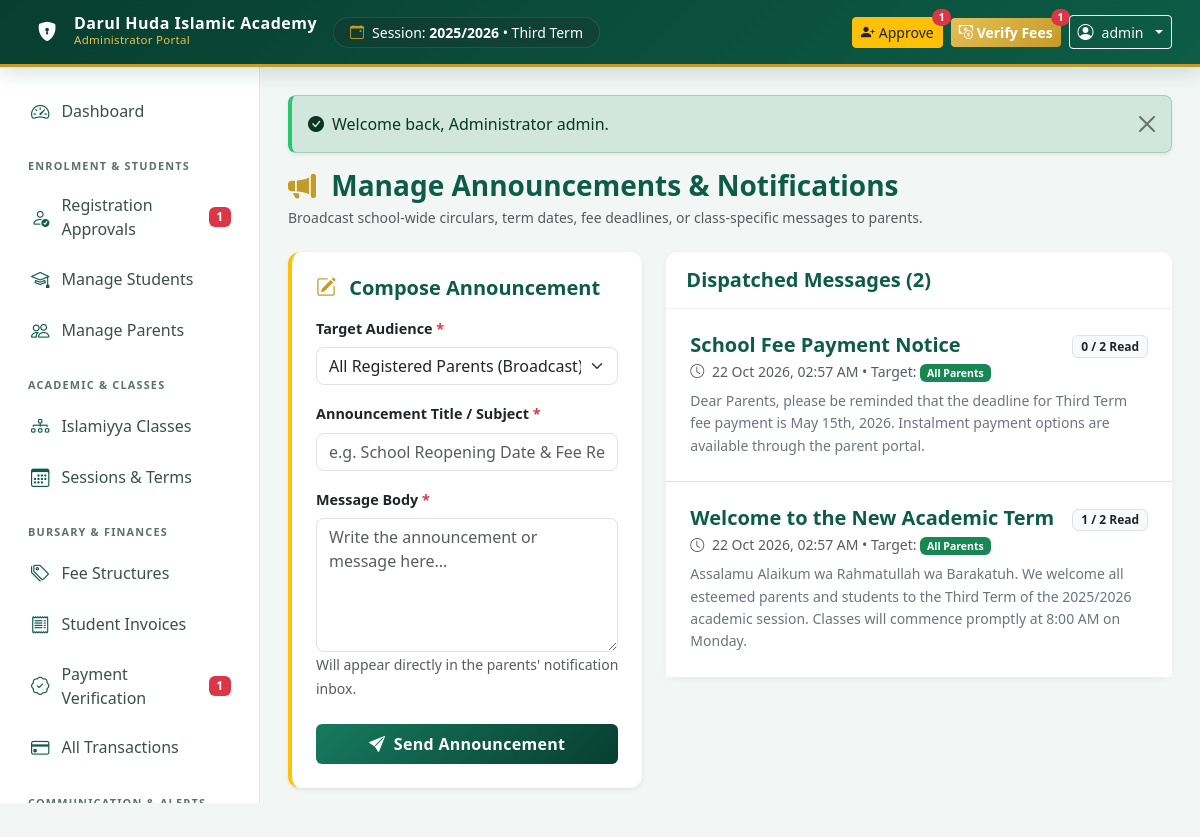
The page /admin/notifications.php (signed in) on the database its author committed.
### tables this page shows
CREATE TABLE `academic_terms` (
  `id` INT AUTO_INCREMENT PRIMARY KEY,
  `session_id` INT NOT NULL,
  `term_name` VARCHAR(50) NOT NULL,  
  `start_date` DATE NULL,
  `end_date` DATE NULL,
  `is_current` TINYINT(1) NOT NULL DEFAULT 0,
  `created_at` TIMESTAMP DEFAULT CURRENT_TIMESTAMP,
  CONSTRAINT `fk_term_session` FOREIGN KEY (`session_id`) REFERENCES `academic_sessions` (`id`) ON DELETE CASCADE
);

CREATE TABLE `academic_sessions` (
  `id` INT AUTO_INCREMENT PRIMARY KEY,
  `session_name` VARCHAR(50) NOT NULL UNIQUE,  
  `is_current` TINYINT(1) NOT NULL DEFAULT 0,
  `created_at` TIMESTAMP DEFAULT CURRENT_TIMESTAMP
);

CREATE TABLE `notifications` (
  `id` INT AUTO_INCREMENT PRIMARY KEY,
  `sender_id` INT NOT NULL,
  `title` VARCHAR(150) NOT NULL,
  `message` TEXT NOT NULL,
  `target_type` ENUM('all', 'selected_parent', 'class') NOT NULL DEFAULT 'all',
  `target_parent_id` INT NULL,
  `target_class_id` INT NULL,
  `created_at` TIMESTAMP DEFAULT CURRENT_TIMESTAMP,
  CONSTRAINT `fk_notif_sender` FOREIGN KEY (`sender_id`) REFERENCES `users` (`id`) ON DELETE CASCADE,
  CONSTRAINT `fk_notif_target_parent` FOREIGN KEY (`target_parent_id`) REFERENCES `parents` (`id`) ON DELETE SET NULL,
  CONSTRAINT `fk_notif_target_class` FOREIGN KEY (`target_class_id`) REFERENCES `classes` (`id`) ON DELETE SET NULL
);

### config/app.php (called while the page is built, shortened)
<?php
function get_school_settings(): array {
    static $settings = null;
    if ($settings === null) {
        try {
            $pdo = get_db_connection();
            $stmt = $pdo->query("SELECT setting_key, setting_value FROM school_settings");
            $rows = $stmt->fetchAll();
            $settings = [];
            foreach ($rows as $row) {
                $settings[$row['setting_key']] = $row['setting_value'];
            }
        } catch (Exception $e) {
            $settings = [
                'school_name' => 'Darul Huda Islamic Academy',
                'school_motto' => 'Excellence in Quranic & Islamic Education',
                'school_phone' => '+234 803 123 4567',
                'school_email' => 'info@darulhuda.edu.ng',
                'school_address' => 'Plot 14, Al-Hikmah Way, Abuja, Nigeria',
                'currency_symbol' => '₦',
                'currency_code' => 'NGN',
                'bank_name' => 'Jaiz Bank PLC',
                'bank_account_name' => 'Darul Huda Islamic Academy',
                'bank_account_number' => '0012345678',
            ];
        }
    }
    return $settings;
}
function get_setting(string $key, string $default = ''): string {
    $settings = get_school_settings();
    return $settings[$key] ?? $default;
}

### admin/notifications.php (the view, shortened to what this page needs)
<?php
$active_tab = "notifications";
require_once __DIR__ . '/../includes/admin_header.php';
$pdo = get_db_connection();
$pre_selected_parent_id = (int)($_GET['target_parent_id'] ?? 0);
$stmt_history = $pdo->query("
    SELECT
        n.*,
        u.username as sender_name,
        c.class_name as target_class_name,
        pt.full_name as target_parent_name,
        COUNT(nr.id) as total_recipients,
        SUM(CASE WHEN nr.is_read = 1 THEN 1 ELSE 0 END) as total_read
    FROM notifications n
    JOIN users u ON n.sender_id = u.id
    LEFT JOIN classes c ON n.target_class_id = c.id
    LEFT JOIN parents pt ON n.target_parent_id = pt.id
    LEFT JOIN notification_recipients nr ON n.id = nr.notification_id
    GROUP BY n.id
    ORDER BY n.id DESC
");
$history = $stmt_history->fetchAll();
?>
<div class="d-flex flex-wrap justify-content-between align-items-center mb-4">
    <div>
        <h3 class="fw-bold text-islamic mb-1">
            <i class="bi bi-megaphone-fill text-gold me-2"></i> Manage Announcements & Notifications
        </h3>
        <p class="text-muted small mb-0">Broadcast school-wide circulars, term dates, fee deadlines, or class-specific messages to parents.</p>
    </div>
</div>
<div class="row g-4">
    <div class="col-lg-5">
        <div class="card card-modern p-4 shadow-sm border-start border-4 border-warning">
            <h5 class="fw-bold text-islamic mb-3">
                <i class="bi bi-pencil-square text-gold me-2"></i> Compose Announcement
            </h5>
            <form method="POST" action="">
                <div class="mb-3">
                    <label class="form-label fw-semibold">Target Audience <span class="text-danger">*</span></label>
                    <select name="target_type" id="target_type_select" class="form-select" required>
                        <option value="all" <?= $pre_selected_parent_id == 0 ? 'selected' : '' ?>>All Registered Parents (Broadcast)</option>
                    </select>
                </div>
                <div class="mb-3">
                    <label class="form-label fw-semibold">Announcement Title / Subject <span class="text-danger">*</span></label>
                    <input type="text" name="title" class="form-control" required placeholder="e.g. School Reopening Date & Fee Reminders">
                </div>
                <div class="mb-4">
                    <label class="form-label fw-semibold">Message Body <span class="text-danger">*</span></label>
                    <textarea name="message" class="form-control" rows="5" required placeholder="Write the announcement or message here..."></textarea>
                    <small class="text-muted">Will appear directly in the parents' notification inbox.</small>
                </div>
                <button type="submit" name="send_notification" value="1" class="btn btn-islamic w-100 py-2 fw-semibold">
                    <i class="bi bi-send-fill me-1"></i> Send Announcement
                </button>
            </form>
        </div>
    </div>
    <div class="col-lg-7">
        <div class="card card-modern">
            <div class="card-header bg-white d-flex justify-content-between align-items-center py-3">
                <h5 class="mb-0 text-islamic fw-bold">Dispatched Messages (<?= count($history) ?>)</h5>
            </div>
            <div class="card-body p-0">
                <?php if (empty($history)): ?>
                    <p class="text-center py-5 text-muted">No notifications sent yet.</p>
                <?php else: ?>
                    <div class="list-group list-group-flush">
                        <?php foreach ($history as $h): ?>
                            <div class="list-group-item p-4">
                                <div class="d-flex justify-content-between align-items-start mb-2">
                                    <div>
                                        <h5 class="fw-bold text-islamic mb-1"><?= e($h['title']) ?></h5>
                                        <div class="small text-muted">
                                            <i class="bi bi-clock me-1"></i> <?= format_date($h['created_at'], 'd M Y, h:i A') ?> &bull;
                                            Target:
                                            <?php if ($h['target_type'] === 'all'): ?>
                                                <span class="badge bg-success">All Parents</span>
                                            <?php elseif ($h['target_type'] === 'class'): ?>
                                                <span class="badge bg-primary">Class: <?= e($h['target_class_name']) ?></span>
                                            <?php else: ?>
                                                <span class="badge bg-gold text-dark"><?= e($h['target_parent_name']) ?></span>
                                            <?php endif; ?>
                                        </div>
                                    </div>
                                    <div class="text-end">
                                        <span class="badge bg-light text-dark border">
                                            <?= $h['total_read'] ?> / <?= $h['total_recipients'] ?> Read
                                        </span>
                                    </div>
                                </div>
                                <p class="mb-0 text-secondary small" style="line-height: 1.6;">
                                    <?= nl2br(e($h['message'])) ?>
                                </p>
                            </div>
                        <?php endforeach; ?>
                    </div>
                <?php endif; ?>
            </div>
        </div>
    </div>
</div>
<?php require_once __DIR__ . '/../includes/admin_footer.php'; ?>

### includes/admin_header.php (shortened to what this page needs)
<?php
$school_name = get_setting('school_name', 'Darul Huda Islamic Academy');
$cur_info = get_current_session_term();
$pending_payments = get_pending_payment_count();
$pending_registrations = get_pending_registration_count();
?>
<!DOCTYPE html>
<html lang="en">
<head>
    <link href="https://cdn.jsdelivr.net/npm/bootstrap@5.3.3/dist/css/bootstrap.min.css" rel="stylesheet">
    <link rel="stylesheet" href="https://cdn.jsdelivr.net/npm/bootstrap-icons@1.11.3/font/bootstrap-icons.min.css">
    <link rel="stylesheet" href="<?= BASE_URL ?>/assets/css/style.css">
</head>
<body>
<nav class="navbar navbar-expand-lg navbar-dark navbar-islamic sticky-top py-2 px-3">
    <div class="container-fluid">
        <a class="navbar-brand d-flex align-items-center" href="<?= BASE_URL ?>/admin/index.php">
            <div class="stat-icon bg-gold text-white me-2" style="width: 38px; height: 38px; font-size: 1.2rem;">
                <i class="bi bi-shield-lock-fill"></i>
            </div>
            <div>
                <span class="navbar-brand-text d-block lh-1 fs-6"><?= e($school_name) ?></span>
                <span class="navbar-brand-subtitle">Administrator Portal</span>
            </div>
        </a>
        <div class="d-none d-md-flex align-items-center bg-dark bg-opacity-25 px-3 py-1 rounded-pill text-white small border border-light border-opacity-10">
            <i class="bi bi-calendar-event text-gold me-2"></i>
            <span>Session: <strong><?= e($cur_info['session_name']) ?></strong> &bull; <?= e($cur_info['term_name']) ?></span>
        </div>
        <div class="ms-auto d-flex align-items-center gap-2">
            <?php if ($pending_registrations > 0): ?>
                <a href="<?= BASE_URL ?>/admin/registrations.php" class="btn btn-sm btn-warning text-dark position-relative d-none d-sm-inline-flex align-items-center" title="Pending Student Registrations">
                    <i class="bi bi-person-plus-fill me-1"></i>
                    <span>Approve</span>
                    <span class="position-absolute top-0 start-100 translate-middle badge rounded-pill bg-danger">
                        <?= $pending_registrations ?>
                    </span>
                </a>
            <?php endif; ?>
            <?php if ($pending_payments > 0): ?>
                <a href="<?= BASE_URL ?>/admin/verify_payments.php" class="btn btn-sm btn-gold position-relative d-none d-sm-inline-flex align-items-center" title="Pending Payment Verifications">
                    <i class="bi bi-cash-coin me-1"></i>
                    <span>Verify Fees</span>
                    <span class="position-absolute top-0 start-100 translate-middle badge rounded-pill bg-danger">
                        <?= $pending_payments ?>
                    </span>
                </a>
            <?php endif; ?>
            <div class="dropdown">
                <button class="btn btn-outline-light dropdown-toggle btn-sm d-flex align-items-center gap-2" type="button" data-bs-toggle="dropdown">
                    <i class="bi bi-person-circle fs-6"></i>
                    <span class="d-none d-md-inline"><?= e($_SESSION['username'] ?? 'Administrator') ?></span>
                </button>
            </div>
        </div>
    </div>
</nav>
<div class="app-container">
    <aside class="sidebar collapse d-lg-block" id="adminSidebar">
        <ul class="nav flex-column">
            <li class="nav-item">
                <a class="nav-link <?= ($active_tab ?? '') === 'dashboard' ? 'active' : '' ?>" href="<?= BASE_URL ?>/admin/index.php">
                    <i class="bi bi-speedometer2"></i> Dashboard
                </a>
            </li>
            <div class="sidebar-heading">Enrolment & Students</div>
            <li class="nav-item">
                <a class="nav-link <?= ($active_tab ?? '') === 'registrations' ? 'active' : '' ?>" href="<?= BASE_URL ?>/admin/registrations.php">
                    <i class="bi bi-person-check"></i> Registration Approvals
                    <?php if ($pending_registrations > 0): ?>
                        <span class="badge bg-danger ms-auto"><?= $pending_registrations ?></span>
                    <?php endif; ?>
                </a>
            </li>
            <li class="nav-item">
                <a class="nav-link <?= ($active_tab ?? '') === 'students' ? 'active' : '' ?>" href="<?= BASE_URL ?>/admin/students.php">
                    <i class="bi bi-mortarboard"></i> Manage Students
                </a>
            </li>
            <li class="nav-item">
                <a class="nav-link <?= ($active_tab ?? '') === 'parents' ? 'active' : '' ?>" href="<?= BASE_URL ?>/admin/parents.php">
                    <i class="bi bi-people"></i> Manage Parents
                </a>
            </li>
            <div class="sidebar-heading">Academic & Classes</div>
            <li class="nav-item">
                <a class="nav-link <?= ($active_tab ?? '') === 'classes' ? 'active' : '' ?>" href="<?= BASE_URL ?>/admin/classes.php">
                    <i class="bi bi-diagram-3"></i> Islamiyya Classes
                </a>
            </li>
            <li class="nav-item">
                <a class="nav-link <?= ($active_tab ?? '') === 'sessions' ? 'active' : '' ?>" href="<?= BASE_URL ?>/admin/sessions.php">
                    <i class="bi bi-calendar3"></i> Sessions & Terms
                </a>
            </li>
            <div class="sidebar-heading">Bursary & Finances</div>
            <li class="nav-item">
                <a class="nav-link <?= ($active_tab ?? '') === 'fees' ? 'active' : '' ?>" href="<?= BASE_URL ?>/admin/fees.php">
                    <i class="bi bi-tags"></i> Fee Structures
                </a>
            </li>
            <li class="nav-item">
                <a class="nav-link <?= ($active_tab ?? '') === 'invoices' ? 'active' : '' ?>" href="<?= BASE_URL ?>/admin/invoices.php">
                    <i class="bi bi-receipt"></i> Student Invoices
                </a>
            </li>
            <li class="nav-item">
                <a class="nav-link <?= ($active_tab ?? '') === 'verify_payments' ? 'active' : '' ?>" href="<?= BASE_URL ?>/admin/verify_payments.php">
                    <i class="bi bi-patch-check"></i> Payment Verification
                    <?php if ($pending_payments > 0): ?>
                        <span class="badge bg-danger ms-auto"><?= $pending_payments ?></span>
                    <?php endif; ?>
                </a>
            </li>
            <li class="nav-item">
                <a class="nav-link <?= ($active_tab ?? '') === 'payments' ? 'active' : '' ?>" href="<?= BASE_URL ?>/admin/payments.php">
                    <i class="bi bi-credit-card"></i> All Transactions
                </a>
            </li>
            <div class="sidebar-heading">Communication & Alerts</div>
        </ul>
    </aside>
    <main class="main-content">
        <div class="container-fluid p-0">
            <?= display_flash() ?>

### rows shown on the page
academic_terms: session.session_name "2025/2026", term_name "Third Term"
notifications: title "School Fee Payment Notice", created_at "22 Oct 2026, 02:57 AM", target_type "All Parents", total_read "0", total_recipients "2", message "Dear Parents, please be reminded that the deadline for Third Term fee payment is May 15th, 2026. Instalment payment options are available through the parent portal."
notifications: title "Welcome to the New Academic Term", created_at "22 Oct 2026, 02:57 AM", target_type "All Parents", total_read "1", total_recipients "2", message "Assalamu Alaikum wa Rahmatullah wa Barakatuh. We welcome all esteemed parents and students to the Third Term of the 2025/2026 academic session. Classes will commence promptly at 8:00 AM on Monday."

### other values the page prints
$school_name "Darul Huda Islamic Academy"
$pending_registrations "1"
$pending_payments "1"
$_SESSION['username'] "admin"
$flash['message'] "Welcome back, Administrator admin."
count($history) "2"
